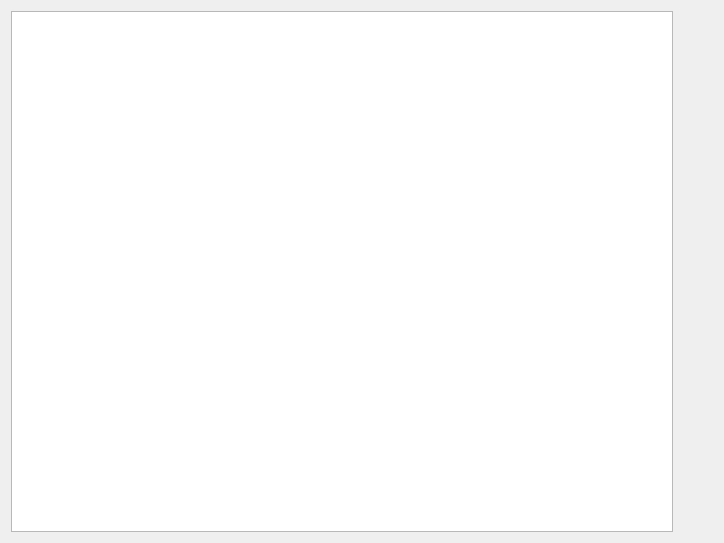
<?xml version="1.0" encoding="UTF-8"?>
<ui version="4.0">
 <class>Form</class>
 <widget class="QWidget" name="Form">
  <property name="geometry">
   <rect>
    <x>0</x>
    <y>0</y>
    <width>724</width>
    <height>543</height>
   </rect>
  </property>
  <property name="windowTitle">
   <string>Form</string>
  </property>
  <layout class="QGridLayout" name="gridLayout">
   <item row="0" column="0">
    <widget class="QTableView" name="tableView">
     <property name="sizePolicy">
      <sizepolicy hsizetype="Expanding" vsizetype="Expanding">
       <horstretch>1</horstretch>
       <verstretch>1</verstretch>
      </sizepolicy>
     </property>
    </widget>
   </item>
   <item row="0" column="1">
    <spacer name="horizontalSpacer">
     <property name="orientation">
      <enum>Qt::Horizontal</enum>
     </property>
     <property name="sizeHint" stdset="0">
      <size>
       <width>40</width>
       <height>20</height>
      </size>
     </property>
    </spacer>
   </item>
  </layout>
 </widget>
 <resources/>
 <connections/>
</ui>
